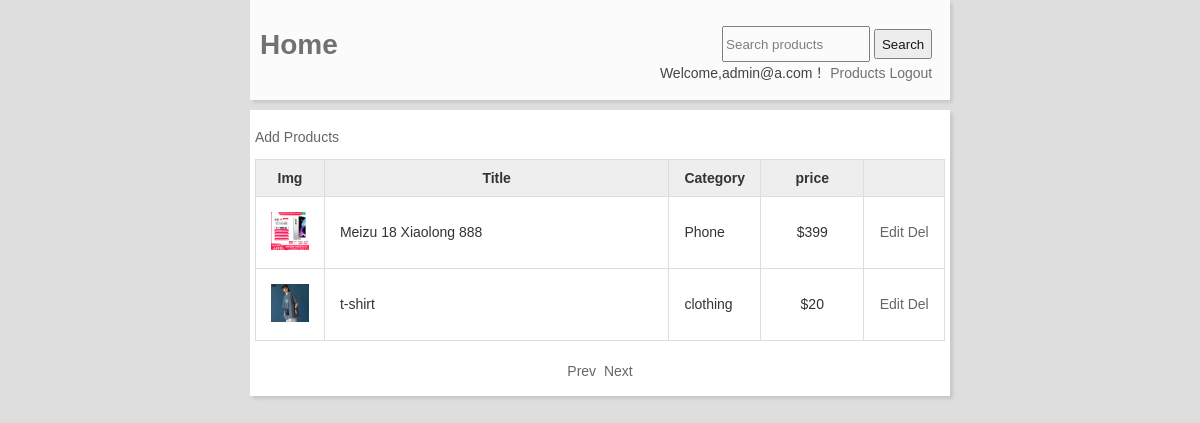
/goods.php (signed in), run on the app's committed database.
### tables this page shows
CREATE TABLE `goods` (
  `id` int(11) NOT NULL,
  `goodsName` varchar(500) NOT NULL,
  `desc` text,
  `price` varchar(500) NOT NULL,
  `image` varchar(500) NOT NULL,
  `catid` int(11) NOT NULL,
  `uid` int(10) DEFAULT '0',
  `addTime` varchar(500) NOT NULL
);

CREATE TABLE `cate` (
  `id` int(11) NOT NULL,
  `title` char(20) NOT NULL,
  `type` tinyint(1) DEFAULT '1'
);

### web/mysql.php (called while the page is built, shortened)
<?php
function query($sql){
	$conn = mysqli_connect('127.0.0.1','root','root','work_shop_ershou') or die('数据连接失败');
    mysqli_query($conn,'SET NAMES UTF8') or die('字符集错误');
	return mysqli_query($conn,$sql);
}

### web/goods.php (the view, shortened to what this page needs)
<?php
include('mysql.php');
$page = empty($_GET['page'])?1:$_GET['page'];
?>
<!DOCTYPE html>
<html>
<head lang="en">
	<link rel="stylesheet" type="text/css" href="css/css.css" />
</head>
<body>
<?php include("header.php"); ?>
	<div class="container">
	<p><a href="goodsadd.php" class="oper">Add Products</a></p>
	<table class="table" cellpadding="0" cellspacing="0" border="0">
		<tr>
			<th align="center" width="10%">Img</th>
			<th align="center" width="50%">Title</th>
			<th align="center" width="10%">Category</th>
			<th align="center" width="15%">price</th>
			<th align="center"> </th>
		</tr>
	<?php
	$sql = "select goods.*,cate.title as cname,user.username as uname from goods left join cate on cate.id = goods.catid  left join user on user.id = goods.uid where goods.uid = {$_SESSION['id']} order by id desc limit ".(($page-1)*12).",12";
	$res = query($sql);
	while($r = mysqli_fetch_array($res)){
	?>
		<tr>
			<td><img src="img/<?php echo $r['image']; ?>" width="40" height="40"/></td>
			<td><?php echo $r['goodsName']; ?></td>
			<td><?php echo $r['cname']; ?></td>
			<td align="center">$<?php echo $r['price']; ?></td>
			<td align="center">
				<a href="goodsedit.php?id=<?php echo $r['id']; ?>">Edit</a>
				<a href="goodsdel.php?id=<?php echo $r['id']; ?>">Del</a>
			</td>
		</tr>
	<?php } ?>
	</table>
	<div class="pager">
		<a href="?page=<?php echo $page-1; ?>">Prev</a>&nbsp;
		<a href="?page=<?php echo $page+1; ?>">Next</a>
	</div>
</div>
</body>
</html>

### web/css/css.css (style rules this page uses)
body,html { margin: 0px; padding: 0px; font-size: 14px;font-family: '微软雅黑'; color: #333; background-size:cover }
a { color: #666; text-decoration: none; }
img { border:0px; }
.container { width: 690px; overflow: hidden; margin: 0px auto; background: #fff; box-shadow: 3px 3px 3px rgba(0, 0, 0, 0.1); overflow: hidden; padding: 5px; margin-top: 10px; }
.table { width: 100%; border-bottom: 1px solid #ddd; border-left: 1px solid #ddd; margin-bottom: 10px; }
.table td { padding: 15px; border-top: 1px solid #ddd; border-right: 1px solid #ddd; }
.table th { padding: 10px 15px; border-top: 1px solid #ddd; border-right: 1px solid #ddd; background: #eee; }
.pager { overflow: hidden; height: 40px; line-height: 40px; text-align: center; }
.pager { clear: both; }
body { font-family: sans-serif; background-color: #dedede; color: #333; margin: 0; }
img { max-width: 100%; height: auto; }

### data on the page
goods: image (picture), goodsName "Meizu 18 Xiaolong 888", cate.title "Phone", price "399"
goods: image (picture), goodsName "t-shirt", cate.title "clothing", price "20"

### other printed values
$_SESSION['name'] "admin@a.com"
